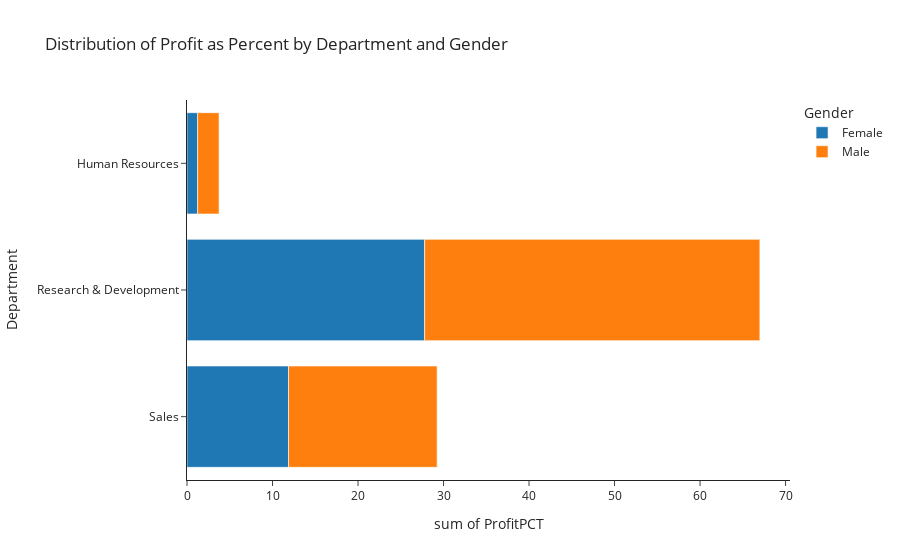

Source (notebook cell):
### Markdown cell above
# Company Deomgraphics

### Code cell
# plot the data
fig=px.histogram(avg_profit,x=avg_profit['ProfitPCT'],y='Department',color='Gender',title='Distribution of Profit as Percent by Department and Gender')
fig.show()

### Figure 1 — Plotly figure (JSON) as saved in the notebook; plotly's stock layout.template omitted (floating-point values rounded to 4 significant figures; data arrays with more than 128 entries replaced by an {"elided": "..."} marker saying what was removed)
{"data": [{"alignmentgroup": "True", "bingroup": "y", "histfunc": "sum", "hovertemplate": "Gender=Female<br>sum of ProfitPCT=%{x}<br>Department=%{y}<extra></extra>", "legendgroup": "Female", "marker": {"color": "#1F77B4", "pattern": {"shape": ""}}, "name": "Female", "offsetgroup": "Female", "orientation": "h", "showlegend": true, "type": "histogram", "x": {"elided": "588 float values"}, "xaxis": "x", "y": {"elided": "588 str values"}, "yaxis": "y"}, {"alignmentgroup": "True", "bingroup": "y", "histfunc": "sum", "hovertemplate": "Gender=Male<br>sum of ProfitPCT=%{x}<br>Department=%{y}<extra></extra>", "legendgroup": "Male", "marker": {"color": "#FF7F0E", "pattern": {"shape": ""}}, "name": "Male", "offsetgroup": "Male", "orientation": "h", "showlegend": true, "type": "histogram", "x": {"elided": "882 float values"}, "xaxis": "x", "y": {"elided": "882 str values"}, "yaxis": "y"}], "layout": {"barmode": "relative", "legend": {"title": {"text": "Gender"}, "tracegroupgap": 0}, "title": {"text": "Distribution of Profit as Percent by Department and Gender"}, "xaxis": {"anchor": "y", "domain": [0, 1], "title": {"text": "sum of ProfitPCT"}}, "yaxis": {"anchor": "x", "domain": [0, 1], "title": {"text": "Department"}}}}
